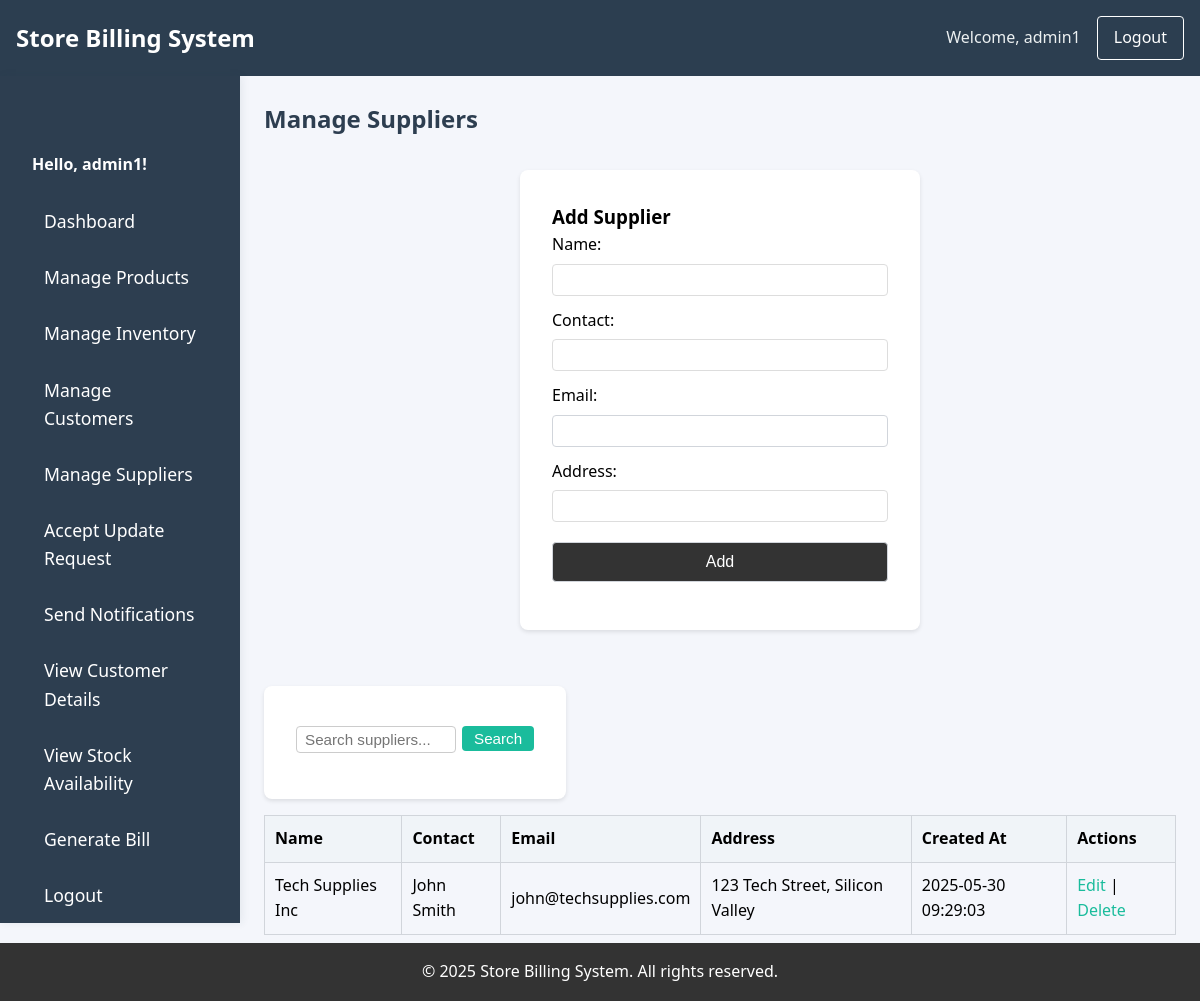
The page /suppliers_crud.php (signed in) on the database its author committed.
### tables this page shows
CREATE TABLE `suppliers` (
  `id` int(11) NOT NULL,
  `name` varchar(100) NOT NULL,
  `contact_person` varchar(100) DEFAULT NULL,
  `email` varchar(100) DEFAULT NULL,
  `phone` varchar(20) DEFAULT NULL,
  `address` text DEFAULT NULL,
  `created_at` timestamp NOT NULL DEFAULT current_timestamp()
);

### suppliers_crud.php (the view, shortened to what this page needs)
<?php
include 'db.php';
$search = isset($_GET['search']) ? $conn->real_escape_string($_GET['search']) : '';
if ($search) {
    $suppliers = $conn->query("SELECT * FROM suppliers WHERE name LIKE '%$search%' OR contact LIKE '%$search%' OR email LIKE '%$search%' OR address LIKE '%$search%' ORDER BY created_at DESC");
} else {
    $suppliers = $conn->query("SELECT * FROM suppliers ORDER BY created_at DESC");
}
?>
<?php include 'header.php'; ?>
<!DOCTYPE html>
<html lang="en">
<head>
    <link rel="stylesheet" href="style.css">
</head>
<body>
<div class="layout">
    <?php include 'sidenav.php'; ?>
    <div id="main" class="main">
        <div class="form-container">
            <h2>Manage Suppliers</h2>
            <form method="POST" style="margin-bottom:24px;">
                <h3>Add Supplier</h3>
                Name: <input type="text" name="name" required>
                Contact: <input type="text" name="contact">
                Email: <input type="email" name="email">
                Address: <input type="text" name="address">
                <button type="submit" name="add_supplier">Add</button>
            </form>
            <form method="GET" style="margin-bottom:16px; display:inline-flex; align-items:center; gap:6px;">
                <input type="text" name="search" placeholder="Search suppliers..." value="<?php echo isset($_GET['search']) ? htmlspecialchars($_GET['search']) : ''; ?>" style="padding:4px 8px; font-size:0.95em; border-radius:4px; border:1px solid #ccc; width:160px;">
                <button type="submit" style="padding:4px 12px; font-size:0.95em; border-radius:4px; background:#1abc9c; color:#fff; border:none; cursor:pointer;">Search</button>
            </form>
            <table border="1">
                <tr><th>Name</th><th>Contact</th><th>Email</th><th>Address</th><th>Created At</th><th>Actions</th></tr>
                <?php while ($row = $suppliers->fetch_assoc()): ?>
                    <tr>
                        <td><?php echo htmlspecialchars($row['name']); ?></td>
                        <td><?php echo htmlspecialchars($row['contact_person']); ?></td>
                        <td><?php echo htmlspecialchars($row['email']); ?></td>
                        <td><?php echo htmlspecialchars($row['address']); ?></td>
                        <td><?php echo $row['created_at']; ?></td>
                        <td>
                            <a href="suppliers_crud.php?edit=<?php echo $row['id']; ?>">Edit</a> |
                            <a href="suppliers_crud.php?delete=<?php echo $row['id']; ?>" onclick="return confirm('Delete this supplier?');">Delete</a>
                        </td>
                    </tr>
                <?php endwhile; ?>
            </table>
            <a href="dashboard.php">Back to Dashboard</a>
        </div>
    </div>
</div>
<?php include 'footer.php'; ?>
</body>
</html>

### style.css (style rules this page uses)
* { margin: 0; padding: 0; box-sizing: border-box; }
html, body { width: 100vw; min-width: 0; overflow-x: hidden; margin: 0; padding: 0; font-family: 'Segoe UI', Arial, sans-serif; background: #f4f6fb; }
body { line-height: 1.6; min-height: 100vh; }
form { background: white; padding: 2rem; border-radius: 8px; box-shadow: 0 2px 4px rgba(0, 0, 0, 0.1); max-width: 400px; margin: 2rem auto; }
input[type="text"], input[type="password"] { width: 100%; padding: 0.8rem; margin: 0.5rem 0 1rem; border: 1px solid #ddd; border-radius: 4px; }
button { width: 100%; padding: 0.8rem; background-color: #333; color: white; border: none; border-radius: 4px; cursor: pointer; font-size: 1rem; }
a { color: #333; text-decoration: none; }
h2 { color: #2d3e50; margin-bottom: 24px; }
form input, form select, form textarea, button { width: 100%; padding: 10px; margin: 8px 0 16px 0; border: 1px solid #d1d5db; border-radius: 4px; font-size: 1em; }
a { color: #1abc9c; text-decoration: none; }
table { width: 100%; border-collapse: collapse; margin-bottom: 16px; }
th, td { border: 1px solid #d1d5db; padding: 10px; text-align: left; }
th { background: #f0f4f8; }
.main { flex: 1 1 0; width: 100%; margin: 0 !important; padding: 32px 32px 24px 32px; min-width: 0; background: #f4f6fb; display: block; }
.content-container, .dashboard-container, .form-container { width: 100%; max-width: 1300px; margin: 0 auto 0 0; padding: 0; }

### sidenav.php (style rules this page uses)
.main { transition: none !important; padding: 24px; }

### rows shown on the page
suppliers: name "Tech Supplies Inc", contact_person "John Smith", email "john@techsupplies.com", address "123 Tech Street, Silicon Valley", created_at "2025-05-30 09:29:03"

### other values the page prints
$_SESSION['username'] "admin1"
$username "admin1"
